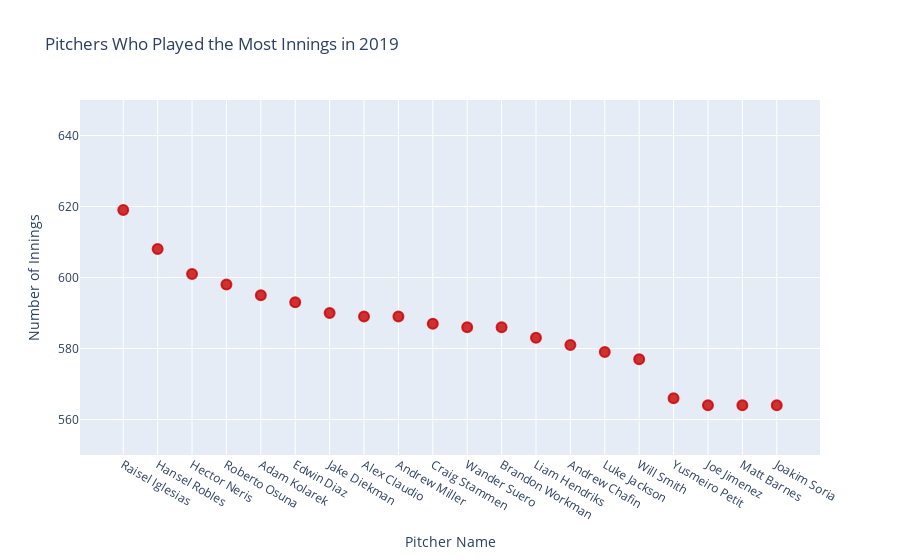

Notebook cell for this chart:
### Code cell
most_played_pitchers = player_innings.sort_values(by='inning',ascending=False).iloc[:20]

################ plotly
trace0 = go.Scatter(
    x = most_played_pitchers.index,
    y = most_played_pitchers.inning,
    mode = 'markers',
    marker = dict(size = 10, color = 'rgba(200, 0, 0, .8)', line = dict(width=2, color='rgba(200, 0, 0, .8)'))
)

layout = dict(title = 'Pitchers Who Played the Most Innings in 2019',
              yaxis = dict(range=[550, 650], title="Number of Innings"),
              xaxis = dict(title="Pitcher Name")
             )

fig = dict(data=trace0, layout=layout)
py.iplot(fig)

### Figure 1 — Plotly figure (JSON) as saved in the notebook; plotly's stock layout.template omitted (floating-point values rounded to 4 significant figures)
{"data": [{"marker": {"color": "rgba(200, 0, 0, .8)", "line": {"color": "rgba(200, 0, 0, .8)", "width": 2}, "size": 10}, "mode": "markers", "type": "scatter", "x": ["Raisel Iglesias", "Hansel Robles", "Hector Neris", "Roberto Osuna", "Adam Kolarek", "Edwin Diaz", "Jake Diekman", "Alex Claudio", "Andrew Miller", "Craig Stammen", "Wander Suero", "Brandon Workman", "Liam Hendriks", "Andrew Chafin", "Luke Jackson", "Will Smith", "Yusmeiro Petit", "Joe Jimenez", "Matt Barnes", "Joakim Soria"], "y": [619, 608, 601, 598, 595, 593, 590, 589, 589, 587, 586, 586, 583, 581, 579, 577, 566, 564, 564, 564]}], "layout": {"autosize": true, "title": {"text": "Pitchers Who Played the Most Innings in 2019"}, "xaxis": {"autorange": true, "range": [-1.181, 20.18], "title": {"text": "Pitcher Name"}, "type": "category"}, "yaxis": {"range": [550, 650], "title": {"text": "Number of Innings"}, "type": "linear"}}}
